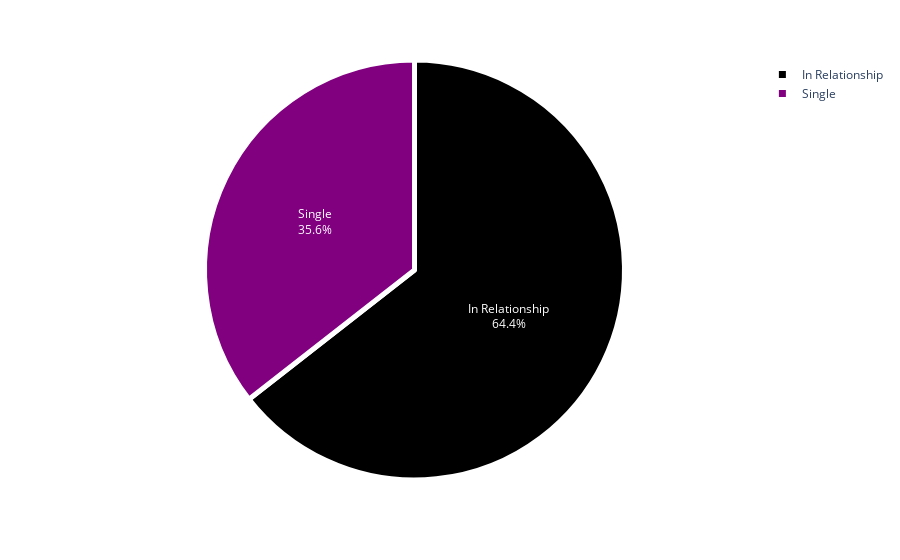

Write notebook code for a chart like this one.
### Markdown cell above
#### Marital Status

### Code cell
# Visualisasi presentase antara customer yang memiliki pasangan dan yang tidak punya pasangan
maritalstatus = customer.Marital_Status.value_counts()

fig = px.pie(maritalstatus, 
             values = maritalstatus.values, 
             names = maritalstatus.index,
             color_discrete_sequence=['black','purple'])
fig.update_traces(textposition='inside', textinfo='percent+label', 
                  marker = dict(line = dict(color = 'white', width = 5)))
fig.show()

### Figure 1 — Plotly figure (JSON) as saved in the notebook; plotly's stock layout.template omitted (floating-point values rounded to 4 significant figures)
{"data": [{"domain": {"x": [0, 1], "y": [0, 1]}, "hovertemplate": "index=%{label}<br>value=%{value}<extra></extra>", "labels": ["In Relationship", "Single"], "legendgroup": "", "marker": {"line": {"color": "white", "width": 5}}, "name": "", "showlegend": true, "textinfo": "percent+label", "textposition": "inside", "type": "pie", "values": [1423, 785]}], "layout": {"legend": {"tracegroupgap": 0}, "margin": {"t": 60}, "piecolorway": ["black", "purple"]}}
